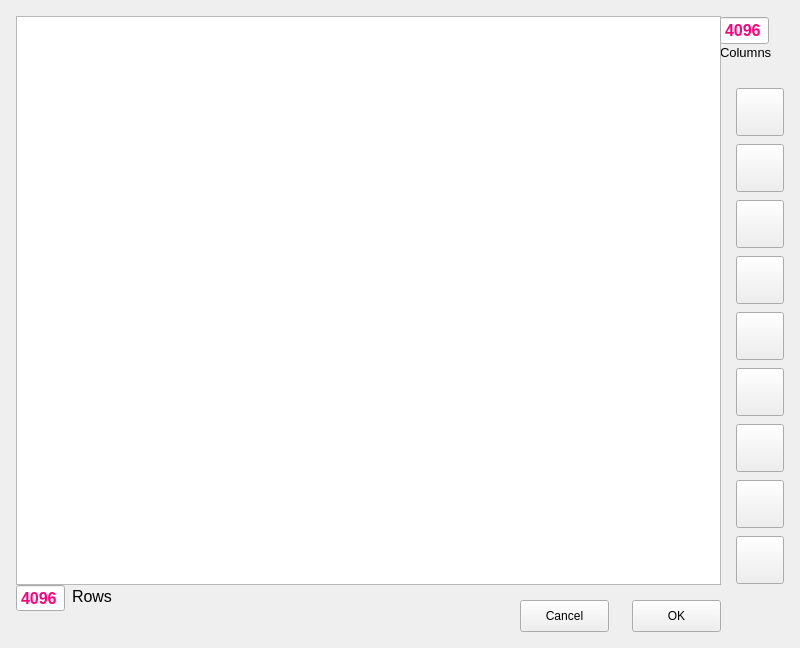
<?xml version="1.0" encoding="UTF-8"?>
<ui version="4.0">
 <class>LinkUi</class>
 <widget class="QDialog" name="LinkUi">
  <property name="geometry">
   <rect>
    <x>0</x>
    <y>0</y>
    <width>800</width>
    <height>648</height>
   </rect>
  </property>
  <property name="windowTitle">
   <string>Dialog</string>
  </property>
  <widget class="QLabel" name="colsTag">
   <property name="geometry">
    <rect>
     <x>720</x>
     <y>40</y>
     <width>64</width>
     <height>24</height>
    </rect>
   </property>
   <property name="font">
    <font>
     <pointsize>10</pointsize>
    </font>
   </property>
   <property name="text">
    <string>Columns</string>
   </property>
   <property name="alignment">
    <set>Qt::AlignLeading|Qt::AlignLeft|Qt::AlignVCenter</set>
   </property>
  </widget>
  <widget class="QLabel" name="rowsTag">
   <property name="geometry">
    <rect>
     <x>72</x>
     <y>584</y>
     <width>49</width>
     <height>24</height>
    </rect>
   </property>
   <property name="font">
    <font>
     <pointsize>12</pointsize>
    </font>
   </property>
   <property name="text">
    <string>Rows</string>
   </property>
   <property name="alignment">
    <set>Qt::AlignLeading|Qt::AlignLeft|Qt::AlignVCenter</set>
   </property>
  </widget>
  <widget class="QPushButton" name="ok">
   <property name="geometry">
    <rect>
     <x>632</x>
     <y>600</y>
     <width>89</width>
     <height>32</height>
    </rect>
   </property>
   <property name="text">
    <string>OK</string>
   </property>
   <property name="autoDefault">
    <bool>false</bool>
   </property>
  </widget>
  <widget class="QPushButton" name="cancel">
   <property name="geometry">
    <rect>
     <x>520</x>
     <y>600</y>
     <width>89</width>
     <height>32</height>
    </rect>
   </property>
   <property name="text">
    <string>Cancel</string>
   </property>
   <property name="autoDefault">
    <bool>false</bool>
   </property>
  </widget>
  <widget class="QPushButton" name="style0">
   <property name="geometry">
    <rect>
     <x>736</x>
     <y>536</y>
     <width>48</width>
     <height>48</height>
    </rect>
   </property>
   <property name="text">
    <string/>
   </property>
   <property name="icon">
    <iconset resource="../res/vshow.qrc">
     <normaloff>:/image/link0.png</normaloff>:/image/link0.png</iconset>
   </property>
   <property name="iconSize">
    <size>
     <width>32</width>
     <height>32</height>
    </size>
   </property>
   <property name="checkable">
    <bool>true</bool>
   </property>
   <property name="autoDefault">
    <bool>false</bool>
   </property>
  </widget>
  <widget class="QPushButton" name="style8">
   <property name="geometry">
    <rect>
     <x>736</x>
     <y>480</y>
     <width>48</width>
     <height>48</height>
    </rect>
   </property>
   <property name="text">
    <string/>
   </property>
   <property name="icon">
    <iconset resource="../res/vshow.qrc">
     <normaloff>:/image/link8.png</normaloff>:/image/link8.png</iconset>
   </property>
   <property name="iconSize">
    <size>
     <width>32</width>
     <height>32</height>
    </size>
   </property>
   <property name="checkable">
    <bool>true</bool>
   </property>
   <property name="autoDefault">
    <bool>false</bool>
   </property>
  </widget>
  <widget class="QPushButton" name="style7">
   <property name="geometry">
    <rect>
     <x>736</x>
     <y>424</y>
     <width>48</width>
     <height>48</height>
    </rect>
   </property>
   <property name="text">
    <string/>
   </property>
   <property name="icon">
    <iconset resource="../res/vshow.qrc">
     <normaloff>:/image/link7.png</normaloff>:/image/link7.png</iconset>
   </property>
   <property name="iconSize">
    <size>
     <width>32</width>
     <height>32</height>
    </size>
   </property>
   <property name="checkable">
    <bool>true</bool>
   </property>
   <property name="autoDefault">
    <bool>false</bool>
   </property>
  </widget>
  <widget class="QPushButton" name="style6">
   <property name="geometry">
    <rect>
     <x>736</x>
     <y>368</y>
     <width>48</width>
     <height>48</height>
    </rect>
   </property>
   <property name="text">
    <string/>
   </property>
   <property name="icon">
    <iconset resource="../res/vshow.qrc">
     <normaloff>:/image/link6.png</normaloff>:/image/link6.png</iconset>
   </property>
   <property name="iconSize">
    <size>
     <width>32</width>
     <height>32</height>
    </size>
   </property>
   <property name="checkable">
    <bool>true</bool>
   </property>
   <property name="autoDefault">
    <bool>false</bool>
   </property>
  </widget>
  <widget class="QPushButton" name="style5">
   <property name="geometry">
    <rect>
     <x>736</x>
     <y>312</y>
     <width>48</width>
     <height>48</height>
    </rect>
   </property>
   <property name="text">
    <string/>
   </property>
   <property name="icon">
    <iconset resource="../res/vshow.qrc">
     <normaloff>:/image/link5.png</normaloff>:/image/link5.png</iconset>
   </property>
   <property name="iconSize">
    <size>
     <width>32</width>
     <height>32</height>
    </size>
   </property>
   <property name="checkable">
    <bool>true</bool>
   </property>
   <property name="autoDefault">
    <bool>false</bool>
   </property>
  </widget>
  <widget class="QPushButton" name="style4">
   <property name="geometry">
    <rect>
     <x>736</x>
     <y>256</y>
     <width>48</width>
     <height>48</height>
    </rect>
   </property>
   <property name="text">
    <string/>
   </property>
   <property name="icon">
    <iconset resource="../res/vshow.qrc">
     <normaloff>:/image/link4.png</normaloff>:/image/link4.png</iconset>
   </property>
   <property name="iconSize">
    <size>
     <width>32</width>
     <height>32</height>
    </size>
   </property>
   <property name="checkable">
    <bool>true</bool>
   </property>
   <property name="autoDefault">
    <bool>false</bool>
   </property>
  </widget>
  <widget class="QPushButton" name="style3">
   <property name="geometry">
    <rect>
     <x>736</x>
     <y>200</y>
     <width>48</width>
     <height>48</height>
    </rect>
   </property>
   <property name="text">
    <string/>
   </property>
   <property name="icon">
    <iconset resource="../res/vshow.qrc">
     <normaloff>:/image/link3.png</normaloff>:/image/link3.png</iconset>
   </property>
   <property name="iconSize">
    <size>
     <width>32</width>
     <height>32</height>
    </size>
   </property>
   <property name="checkable">
    <bool>true</bool>
   </property>
   <property name="autoDefault">
    <bool>false</bool>
   </property>
  </widget>
  <widget class="QPushButton" name="style2">
   <property name="geometry">
    <rect>
     <x>736</x>
     <y>144</y>
     <width>48</width>
     <height>48</height>
    </rect>
   </property>
   <property name="text">
    <string/>
   </property>
   <property name="icon">
    <iconset resource="../res/vshow.qrc">
     <normaloff>:/image/link2.png</normaloff>:/image/link2.png</iconset>
   </property>
   <property name="iconSize">
    <size>
     <width>32</width>
     <height>32</height>
    </size>
   </property>
   <property name="checkable">
    <bool>true</bool>
   </property>
   <property name="autoDefault">
    <bool>false</bool>
   </property>
  </widget>
  <widget class="QPushButton" name="style1">
   <property name="geometry">
    <rect>
     <x>736</x>
     <y>88</y>
     <width>48</width>
     <height>48</height>
    </rect>
   </property>
   <property name="text">
    <string/>
   </property>
   <property name="icon">
    <iconset resource="../res/vshow.qrc">
     <normaloff>:/image/link1.png</normaloff>:/image/link1.png</iconset>
   </property>
   <property name="iconSize">
    <size>
     <width>32</width>
     <height>32</height>
    </size>
   </property>
   <property name="checkable">
    <bool>true</bool>
   </property>
   <property name="autoDefault">
    <bool>false</bool>
   </property>
  </widget>
  <widget class="QTableWidget" name="link">
   <property name="geometry">
    <rect>
     <x>16</x>
     <y>16</y>
     <width>705</width>
     <height>569</height>
    </rect>
   </property>
   <property name="editTriggers">
    <set>QAbstractItemView::NoEditTriggers</set>
   </property>
   <property name="gridStyle">
    <enum>Qt::NoPen</enum>
   </property>
   <attribute name="horizontalHeaderDefaultSectionSize">
    <number>96</number>
   </attribute>
   <attribute name="horizontalHeaderMinimumSectionSize">
    <number>96</number>
   </attribute>
   <attribute name="verticalHeaderDefaultSectionSize">
    <number>60</number>
   </attribute>
   <attribute name="verticalHeaderMinimumSectionSize">
    <number>60</number>
   </attribute>
  </widget>
  <widget class="QSpinBox" name="rows">
   <property name="geometry">
    <rect>
     <x>16</x>
     <y>584</y>
     <width>49</width>
     <height>28</height>
    </rect>
   </property>
   <property name="palette">
    <palette>
     <active>
      <colorrole role="Text">
       <brush brushstyle="SolidPattern">
        <color alpha="255">
         <red>255</red>
         <green>0</green>
         <blue>127</blue>
        </color>
       </brush>
      </colorrole>
     </active>
     <inactive>
      <colorrole role="Text">
       <brush brushstyle="SolidPattern">
        <color alpha="255">
         <red>255</red>
         <green>0</green>
         <blue>127</blue>
        </color>
       </brush>
      </colorrole>
     </inactive>
     <disabled>
      <colorrole role="Text">
       <brush brushstyle="SolidPattern">
        <color alpha="255">
         <red>120</red>
         <green>120</green>
         <blue>120</blue>
        </color>
       </brush>
      </colorrole>
     </disabled>
    </palette>
   </property>
   <property name="font">
    <font>
     <pointsize>12</pointsize>
     <weight>75</weight>
     <bold>true</bold>
    </font>
   </property>
   <property name="buttonSymbols">
    <enum>QAbstractSpinBox::NoButtons</enum>
   </property>
   <property name="minimum">
    <number>0</number>
   </property>
   <property name="maximum">
    <number>4096</number>
   </property>
   <property name="value">
    <number>4096</number>
   </property>
  </widget>
  <widget class="QSpinBox" name="cols">
   <property name="geometry">
    <rect>
     <x>720</x>
     <y>16</y>
     <width>49</width>
     <height>29</height>
    </rect>
   </property>
   <property name="palette">
    <palette>
     <active>
      <colorrole role="Text">
       <brush brushstyle="SolidPattern">
        <color alpha="255">
         <red>255</red>
         <green>0</green>
         <blue>127</blue>
        </color>
       </brush>
      </colorrole>
     </active>
     <inactive>
      <colorrole role="Text">
       <brush brushstyle="SolidPattern">
        <color alpha="255">
         <red>255</red>
         <green>0</green>
         <blue>127</blue>
        </color>
       </brush>
      </colorrole>
     </inactive>
     <disabled>
      <colorrole role="Text">
       <brush brushstyle="SolidPattern">
        <color alpha="255">
         <red>120</red>
         <green>120</green>
         <blue>120</blue>
        </color>
       </brush>
      </colorrole>
     </disabled>
    </palette>
   </property>
   <property name="font">
    <font>
     <pointsize>12</pointsize>
     <weight>75</weight>
     <bold>true</bold>
    </font>
   </property>
   <property name="buttonSymbols">
    <enum>QAbstractSpinBox::NoButtons</enum>
   </property>
   <property name="minimum">
    <number>0</number>
   </property>
   <property name="maximum">
    <number>4096</number>
   </property>
   <property name="value">
    <number>4096</number>
   </property>
  </widget>
 </widget>
 <resources>
  <include location="../res/vshow.qrc"/>
 </resources>
 <connections/>
</ui>
